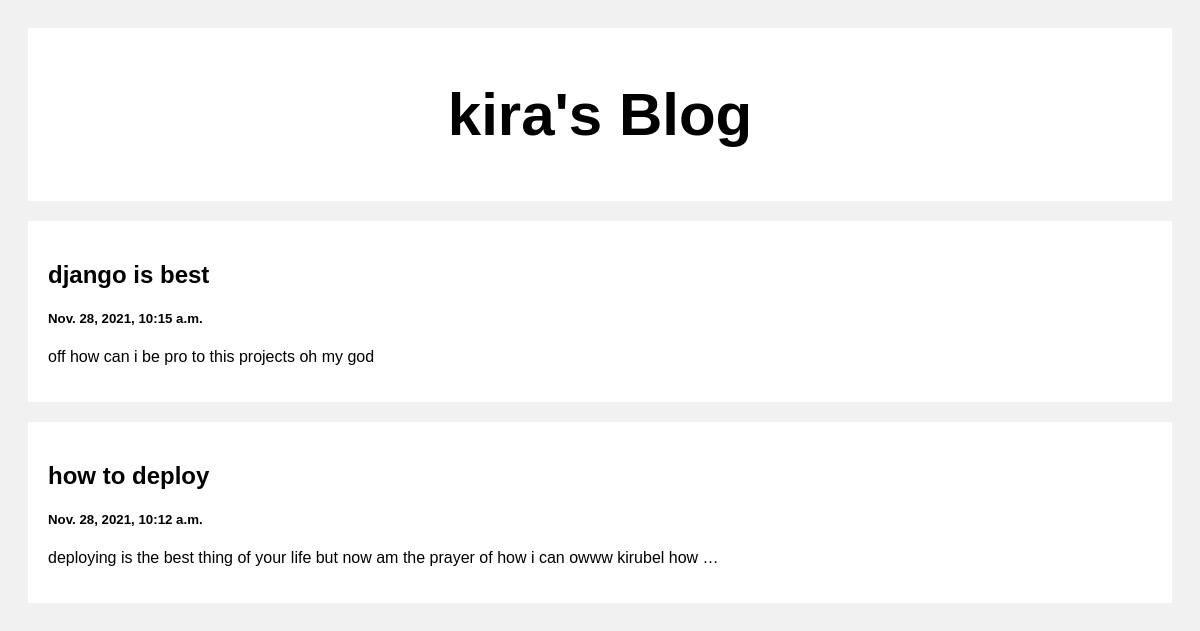
The page / on the database its author committed.
### blogapp/models.py (models this page shows)
class Post(models.Model):
    title =models.CharField(max_length=100)
    body = models.CharField(max_length=1000000)
    created_at = models.DateTimeField(default=datetime.now, blank=True)

### blogapp/views.py (the view)
# urls.py: path('', views.index, name='index'),
def index(request):
    posts = Post.objects.all()
    return render(request, 'index.html', {'posts':posts})

### templates/index.html (shortened to what this page needs)
<!DOCTYPE html>
<html>
<head>
</head>
<body>
<div class="header">
  <h2>kira's Blog</h2>
</div>
<div class="row">
  <div class="leftcolumn">
    {% for post in posts reversed%}
    <div class="card">
      <a style="text-decoration: none; color: black;"href="/post/{{post.id}}">
          <h2>{{post.title}}</h2>
          <h5>{{post.created_at}}</h5>
          <p>{{post.body|truncatewords:20}}</p>
      </a>
    </div>
    {% endfor %}
  </div>
</div>
</body>
</html>

### templates/index.html (style rules this page uses)
* { box-sizing: border-box; }
body { font-family: Arial; padding: 20px; background: #f1f1f1; }
.header { padding: 2px; font-size: 40px; text-align: center; background: white; }
.leftcolumn { float: left; width: 100%; }
.card { background-color: white; padding: 20px; margin-top: 20px; }
.row:after { content: ""; display: table; clear: both; }

### rows shown on the page
Post: title "django is best", created_at "Nov. 28, 2021, 10:15 a.m.", body "off how can i be pro to this projects oh my god"
Post: title "how to deploy", created_at "Nov. 28, 2021, 10:12 a.m.", body "deploying is the best thing of your life but now am the prayer of how i can owww kirubel how …"
